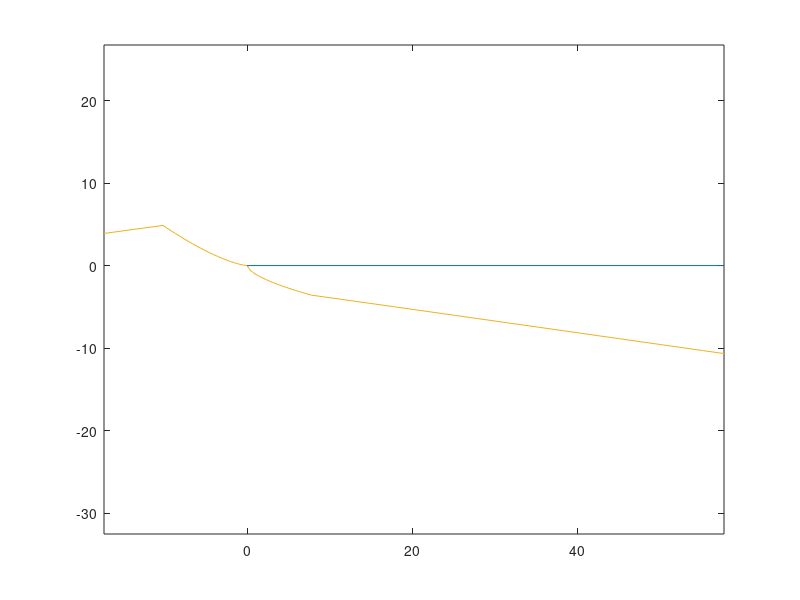

MATLAB code for this plot:
clear all
close all

H=3;
T=9;
L=9.81*T^2/(2*pi);
d50=0.02;

pr=(6.38+3.25*log(H/L))*H;
pc=-0.23*(H*T*sqrt(9.81)/(d50^1.5))^(-0.588)*H*L/d50;
hc=(2.86-62.69*H/L+443.29*(H/L)^2)*H;
if H/L<0.03
    pt=1.73*(H*T*sqrt(9.81)/(d50^1.5))^(-0.81)*H*L/d50;
else
    pt=(55.26+41.24*(H^2/(L*d50))+4.90*(H^2/(L*d50))^2)*d50;
end
if H/L<0.03
    ht=(-1.12+0.65*(H^2/(L*d50))-0.11*(H^2/(L+d50)^2))*H;
else
    ht=(-10.41-0.025*(H^2/(d50^1.5*sqrt(L)))-7.5*10^(-5)*(H^2/(d50^1.5*sqrt(L)))^2)*d50;
end
pb=28.77*(H/d50)^0.92*d50;
hb=-0.87+(H/L)^0.64*L;

xx=[];
yy=[];
% L0
xx=[[pr,pc] xx];
yy=[[0.8*hc,hc] yy];
% L1
xdv=linspace(pc,0,21)';
if H/L<0.03
    n1=0.84+23.93*(H/L);
else
    n1=1.56;
end
ydv=hc*(xdv./pc).^n1;
xx=[xx xdv'];
yy=[yy ydv'];
% L2
xdv=linspace(0,pt,21)';
n2=0.84-16.49*(H/L)+290.16*(H/L)^2;
ydv=-ht*(xdv./pt).^n2;
xx=[xx xdv'];
yy=[yy ydv'];
% L3
xdv=linspace(pt,pb,21)';
n3=1.005;
ydv=-ht-(hb-ht)*((xdv-pt)./(pb-pt)).^n3;
xx=[xx xdv'];
yy=[yy ydv'];

plot(xx,yy,'color',[0.9290 0.6940 0.1250])
hold on
plot([0,pb],[0,0],'color',[0 0.4470 0.7410])
axis equal

